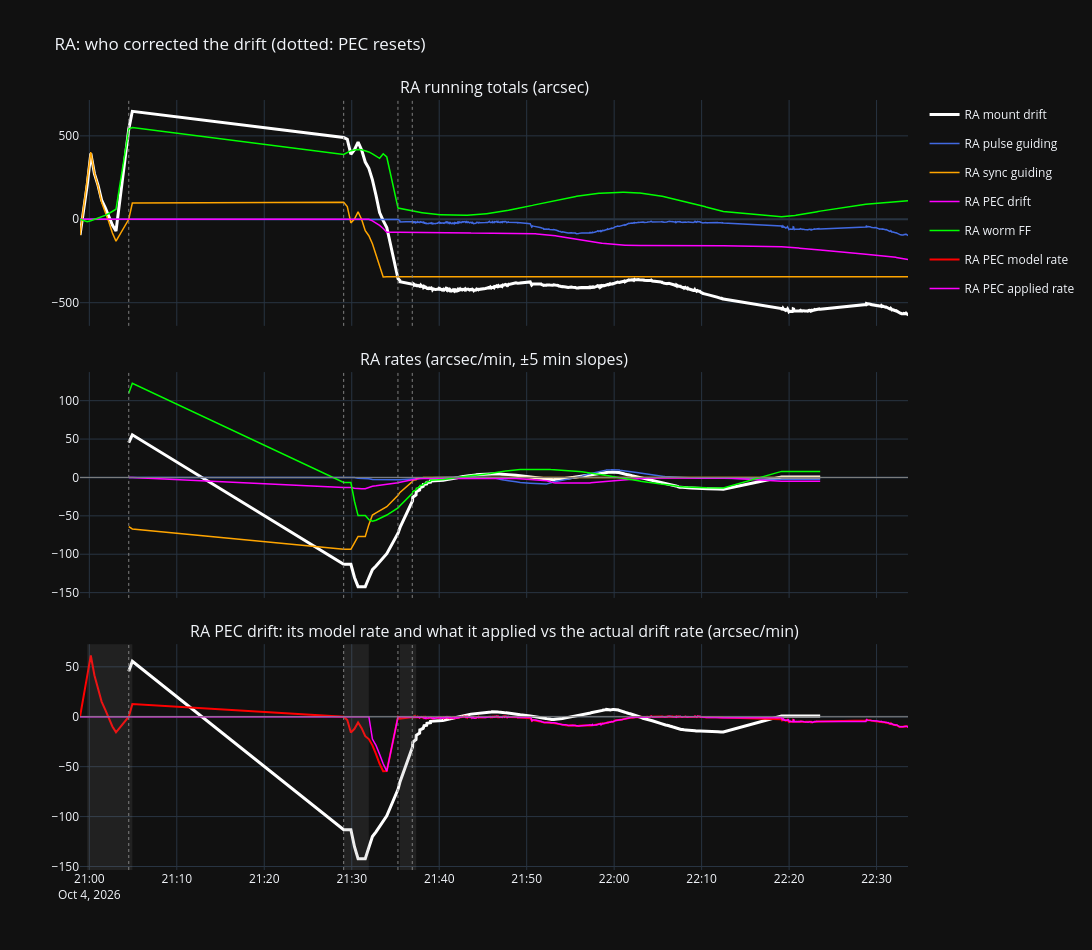
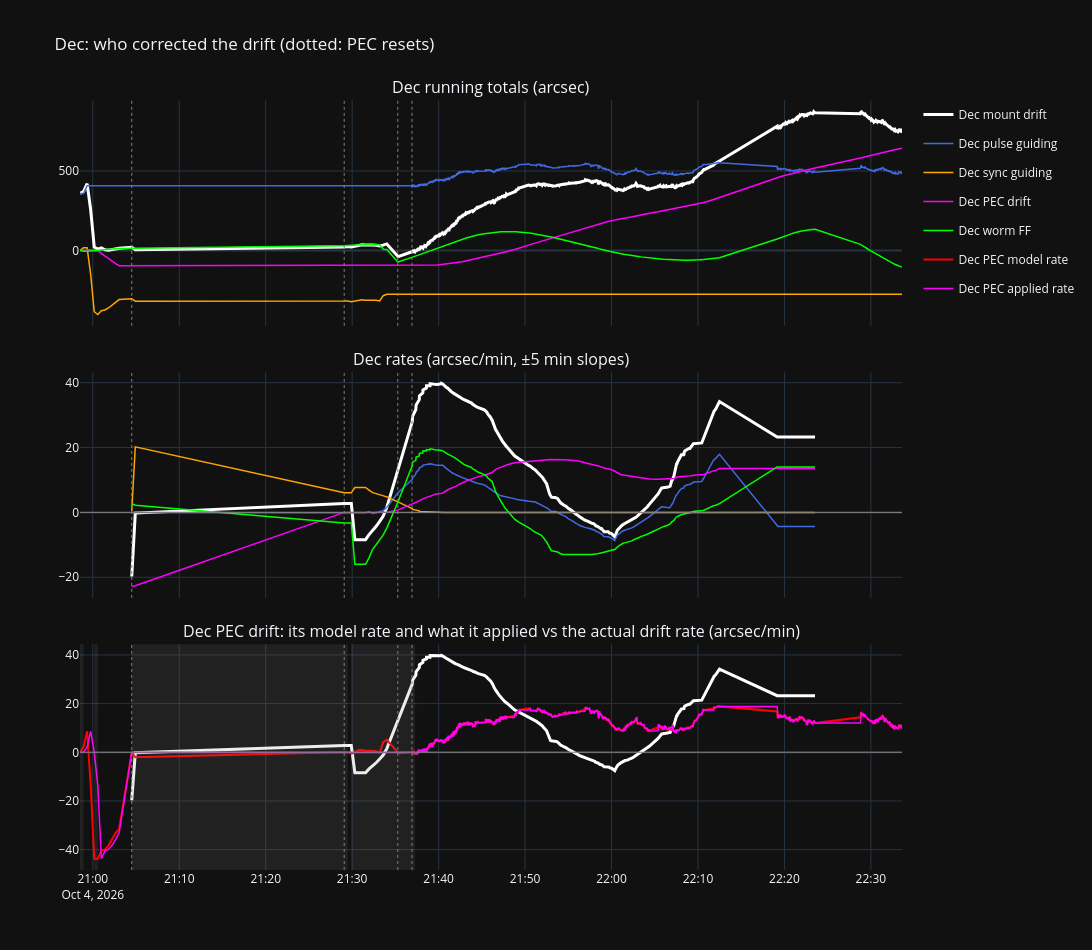

Notebook code cell kept with these figures, in order:
### Markdown cell above
## 3. Who corrected the drift?

Running totals per axis: **mount drift = pulse guiding + sync guiding + PEC drift applied + worm feed-forward**
(joined across PEC resets), then each as a rate (slope over ±5 min). PEC is doing its job when its rate follows the
drift rate and the guiders' rates stay near zero; when the guider's total runs opposite to PEC's, they are fighting.
Shaded in the bottom panel: PEC inhibited (not applying).

### Code cell
pvg = correction_breakdown(df, rate_half_window_s=300)
COL = {'mount drift': 'white', 'pulse guiding': 'royalblue', 'sync guiding': 'orange', 'PEC drift': 'magenta',
       'worm FF': 'lime'}
PARTS = [('mount_drift', 'mount drift'), ('pulse_guide', 'pulse guiding'), ('sync_guide', 'sync guiding'),
         ('pec_applied', 'PEC drift'), ('worm_ff', 'worm FF')]
summary = []
for ax, name in (('ra', 'RA'), ('dec', 'Dec')):
    x = pvg[ax]
    if x.empty:
        print(f"{name}: no guide corrections")
        continue
    tx = x['timestamp']
    fig = make_subplots(rows=3, cols=1, shared_xaxes=True, vertical_spacing=0.06,
        subplot_titles=[f'{name} running totals (arcsec)', f'{name} rates (arcsec/min, ±5 min slopes)',
                        f'{name} PEC drift: its model rate and what it applied vs the actual drift rate (arcsec/min)'])
    for col, label in PARTS:
        if col == 'worm_ff' and not np.any(x[col] != 0):
            continue
        w = 3 if col == 'mount_drift' else 1.5
        fig.add_trace(go.Scatter(x=tx, y=x[col], name=f'{name} {label}', legendgroup=label,
                                 line=dict(color=COL[label], width=w)), row=1, col=1)
        rate = 'drift_rate' if col == 'mount_drift' else f'{col}_rate'
        fig.add_trace(go.Scatter(x=tx, y=x[rate], name=f'{name} {label} rate', legendgroup=label, showlegend=False,
                                 line=dict(color=COL[label], width=w)), row=2, col=1)
    fig.add_trace(go.Scatter(x=tx, y=x['drift_rate'], showlegend=False, line=dict(color='white', width=3)), row=3, col=1)
    fig.add_trace(go.Scatter(x=tx, y=x['pec_model_rate'], name=f'{name} PEC model rate', line=dict(color='red')), row=3, col=1)
    fig.add_trace(go.Scatter(x=tx, y=np.where(x['pec_active'], x['pec_applied_logged_rate'], 0.0),
                             name=f'{name} PEC applied rate', line=dict(color='magenta', width=1.5)), row=3, col=1)
    inactive = ~x['pec_active'].values.astype(bool)
    edges = np.flatnonzero(np.diff(np.r_[0, inactive.astype(int), 0]))
    for a, b in zip(edges[::2], edges[1::2]):
        fig.add_vrect(x0=tx.iloc[a], x1=tx.iloc[min(b, len(tx) - 1)], fillcolor='gray', opacity=0.15, line_width=0, row=3, col=1)
    for r in (2, 3):
        fig.add_hline(y=0, line=dict(color='gray', width=1), row=r, col=1)
    for tr in pvg['resets']:
        fig.add_vline(x=tr, line=dict(color='gray', width=1, dash='dot'))
    fig.update_layout(height=950, width=1400, template=TEMPLATE, hovermode='x unified',
                      title=f'{name}: who corrected the drift (dotted: PEC resets)')
    fig.show()

    last = x.iloc[-1]
    guider, pec = last['pulse_guide'] + last['sync_guide'], last['pec_applied']
    m = ~np.isnan(x['drift_rate'].values)
    summary.append({'axis': name, 'mount drift "': last['mount_drift'], 'pulse guiding "': last['pulse_guide'],
                    'sync guiding "': last['sync_guide'], 'PEC drift "': pec, 'worm FF "': last['worm_ff'],
                    'PEC share %': pec / last['mount_drift'] * 100 if last['mount_drift'] else np.nan,
                    'PEC undone by guider %': -guider / pec * 100 if pec and np.sign(guider) != np.sign(pec) else 0,
                    'PEC active %': x['pec_active'].mean() * 100,
                    'model rate error rms "/min': rms((x['pec_model_rate'] - x['drift_rate'])[m]),
                    'drift rate rms "/min': rms(x['drift_rate'][m])})
summary = pd.DataFrame(summary)
display(summary.round(1))
for _, r in summary.iterrows():
    if r['PEC share %'] < 0:
        print(f"{r['axis']}: PEC pushed against the drift")
    if r['PEC undone by guider %'] > 50:
        print(f"{r['axis']}: the guider undid {r['PEC undone by guider %']:.0f}% of what PEC applied -- they are fighting")
    if r['model rate error rms "/min'] > r['drift rate rms "/min']:
        print(f"{r['axis']}: PEC's rate was further from the drift rate than zero would have been")

### Figure 1 — Plotly figure (JSON) as saved in the notebook; plotly's stock layout.template omitted (floating-point values rounded to 4 significant figures; data arrays with more than 128 entries replaced by an {"elided": "..."} marker saying what was removed)
{"data": [{"legendgroup": "mount drift", "line": {"color": "white", "width": 3}, "name": "RA mount drift", "type": "scatter", "x": {"elided": "1139 str values"}, "xaxis": "x", "y": {"elided": "1139 float values"}, "yaxis": "y"}, {"legendgroup": "mount drift", "line": {"color": "white", "width": 3}, "name": "RA mount drift rate", "showlegend": false, "type": "scatter", "x": {"elided": "1139 str values"}, "xaxis": "x2", "y": {"elided": "1139 float values"}, "yaxis": "y2"}, {"legendgroup": "pulse guiding", "line": {"color": "royalblue", "width": 1.5}, "name": "RA pulse guiding", "type": "scatter", "x": {"elided": "1139 str values"}, "xaxis": "x", "y": {"elided": "1139 float values"}, "yaxis": "y"}, {"legendgroup": "pulse guiding", "line": {"color": "royalblue", "width": 1.5}, "name": "RA pulse guiding rate", "showlegend": false, "type": "scatter", "x": {"elided": "1139 str values"}, "xaxis": "x2", "y": {"elided": "1139 float values"}, "yaxis": "y2"}, {"legendgroup": "sync guiding", "line": {"color": "orange", "width": 1.5}, "name": "RA sync guiding", "type": "scatter", "x": {"elided": "1139 str values"}, "xaxis": "x", "y": {"elided": "1139 float values"}, "yaxis": "y"}, {"legendgroup": "sync guiding", "line": {"color": "orange", "width": 1.5}, "name": "RA sync guiding rate", "showlegend": false, "type": "scatter", "x": {"elided": "1139 str values"}, "xaxis": "x2", "y": {"elided": "1139 float values"}, "yaxis": "y2"}, {"legendgroup": "PEC drift", "line": {"color": "magenta", "width": 1.5}, "name": "RA PEC drift", "type": "scatter", "x": {"elided": "1139 str values"}, "xaxis": "x", "y": {"elided": "1139 float values"}, "yaxis": "y"}, {"legendgroup": "PEC drift", "line": {"color": "magenta", "width": 1.5}, "name": "RA PEC drift rate", "showlegend": false, "type": "scatter", "x": {"elided": "1139 str values"}, "xaxis": "x2", "y": {"elided": "1139 float values"}, "yaxis": "y2"}, {"legendgroup": "worm FF", "line": {"color": "lime", "width": 1.5}, "name": "RA worm FF", "type": "scatter", "x": {"elided": "1139 str values"}, "xaxis": "x", "y": {"elided": "1139 float values"}, "yaxis": "y"}, {"legendgroup": "worm FF", "line": {"color": "lime", "width": 1.5}, "name": "RA worm FF rate", "showlegend": false, "type": "scatter", "x": {"elided": "1139 str values"}, "xaxis": "x2", "y": {"elided": "1139 float values"}, "yaxis": "y2"}, {"line": {"color": "white", "width": 3}, "showlegend": false, "type": "scatter", "x": {"elided": "1139 str values"}, "xaxis": "x3", "y": {"elided": "1139 float values"}, "yaxis": "y3"}, {"line": {"color": "red"}, "name": "RA PEC model rate", "type": "scatter", "x": {"elided": "1139 str values"}, "xaxis": "x3", "y": {"elided": "1139 float values"}, "yaxis": "y3"}, {"line": {"color": "magenta", "width": 1.5}, "name": "RA PEC applied rate", "type": "scatter", "x": {"elided": "1139 str values"}, "xaxis": "x3", "y": {"elided": "1139 float values"}, "yaxis": "y3"}], "layout": {"annotations": [{"font": {"size": 16}, "showarrow": false, "text": "RA running totals (arcsec)", "x": 0.5, "xanchor": "center", "xref": "paper", "y": 1, "yanchor": "bottom", "yref": "paper"}, {"font": {"size": 16}, "showarrow": false, "text": "RA rates (arcsec/min, ±5 min slopes)", "x": 0.5, "xanchor": "center", "xref": "paper", "y": 0.6467, "yanchor": "bottom", "yref": "paper"}, {"font": {"size": 16}, "showarrow": false, "text": "RA PEC drift: its model rate and what it applied vs the actual drift rate (arcsec/min)", "x": 0.5, "xanchor": "center", "xref": "paper", "y": 0.2933, "yanchor": "bottom", "yref": "paper"}], "height": 950, "hovermode": "x unified", "shapes": [{"fillcolor": "gray", "line": {"width": 0}, "opacity": 0.15, "type": "rect", "x0": "2026-10-04T20:59:45.400000", "x1": "2026-10-04T21:04:55.065000", "xref": "x3", "y0": 0, "y1": 1, "yref": "y3 domain"}, {"fillcolor": "gray", "line": {"width": 0}, "opacity": 0.15, "type": "rect", "x0": "2026-10-04T21:29:04.737000", "x1": "2026-10-04T21:31:57.317000", "xref": "x3", "y0": 0, "y1": 1, "yref": "y3 domain"}, {"fillcolor": "gray", "line": {"width": 0}, "opacity": 0.15, "type": "rect", "x0": "2026-10-04T21:35:29.743000", "x1": "2026-10-04T21:37:22.481000", "xref": "x3", "y0": 0, "y1": 1, "yref": "y3 domain"}, {"line": {"color": "gray", "width": 1}, "type": "line", "x0": 0, "x1": 1, "xref": "x2 domain", "y0": 0, "y1": 0, "yref": "y2"}, {"line": {"color": "gray", "width": 1}, "type": "line", "x0": 0, "x1": 1, "xref": "x3 domain", "y0": 0, "y1": 0, "yref": "y3"}, {"line": {"color": "gray", "dash": "dot", "width": 1}, "type": "line", "x0": "2026-10-04T21:04:30.475000", "x1": "2026-10-04T21:04:30.475000", "xref": "x", "y0": 0, "y1": 1, "yref": "y domain"}, {"line": {"color": "gray", "dash": "dot", "width": 1}, "type": "line", "x0": "2026-10-04T21:04:30.475000", "x1": "2026-10-04T21:04:30.475000", "xref": "x2", "y0": 0, "y1": 1, "yref": "y2 domain"}, {"line": {"color": "gray", "dash": "dot", "width": 1}, "type": "line", "x0": "2026-10-04T21:04:30.475000", "x1": "2026-10-04T21:04:30.475000", "xref": "x3", "y0": 0, "y1": 1, "yref": "y3 domain"}, {"line": {"color": "gray", "dash": "dot", "width": 1}, "type": "line", "x0": "2026-10-04T21:29:04.737000", "x1": "2026-10-04T21:29:04.737000", "xref": "x", "y0": 0, "y1": 1, "yref": "y domain"}, {"line": {"color": "gray", "dash": "dot", "width": 1}, "type": "line", "x0": "2026-10-04T21:29:04.737000", "x1": "2026-10-04T21:29:04.737000", "xref": "x2", "y0": 0, "y1": 1, "yref": "y2 domain"}, {"line": {"color": "gray", "dash": "dot", "width": 1}, "type": "line", "x0": "2026-10-04T21:29:04.737000", "x1": "2026-10-04T21:29:04.737000", "xref": "x3", "y0": 0, "y1": 1, "yref": "y3 domain"}, {"line": {"color": "gray", "dash": "dot", "width": 1}, "type": "line", "x0": "2026-10-04T21:35:16.948000", "x1": "2026-10-04T21:35:16.948000", "xref": "x", "y0": 0, "y1": 1, "yref": "y domain"}, {"line": {"color": "gray", "dash": "dot", "width": 1}, "type": "line", "x0": "2026-10-04T21:35:16.948000", "x1": "2026-10-04T21:35:16.948000", "xref": "x2", "y0": 0, "y1": 1, "yref": "y2 domain"}, {"line": {"color": "gray", "dash": "dot", "width": 1}, "type": "line", "x0": "2026-10-04T21:35:16.948000", "x1": "2026-10-04T21:35:16.948000", "xref": "x3", "y0": 0, "y1": 1, "yref": "y3 domain"}, {"line": {"color": "gray", "dash": "dot", "width": 1}, "type": "line", "x0": "2026-10-04T21:36:55.230000", "x1": "2026-10-04T21:36:55.230000", "xref": "x", "y0": 0, "y1": 1, "yref": "y domain"}, {"line": {"color": "gray", "dash": "dot", "width": 1}, "type": "line", "x0": "2026-10-04T21:36:55.230000", "x1": "2026-10-04T21:36:55.230000", "xref": "x2", "y0": 0, "y1": 1, "yref": "y2 domain"}, {"line": {"color": "gray", "dash": "dot", "width": 1}, "type": "line", "x0": "2026-10-04T21:36:55.230000", "x1": "2026-10-04T21:36:55.230000", "xref": "x3", "y0": 0, "y1": 1, "yref": "y3 domain"}], "title": {"text": "RA: who corrected the drift (dotted: PEC resets)"}, "width": 1400, "xaxis": {"anchor": "y", "domain": [0, 1], "matches": "x3", "showticklabels": false}, "xaxis2": {"anchor": "y2", "domain": [0, 1], "matches": "x3", "showticklabels": false}, "xaxis3": {"anchor": "y3", "domain": [0, 1]}, "yaxis": {"anchor": "x", "domain": [0.7067, 1]}, "yaxis2": {"anchor": "x2", "domain": [0.3533, 0.6467]}, "yaxis3": {"anchor": "x3", "domain": [0, 0.2933]}}}

### Figure 2 — Plotly figure (JSON) as saved in the notebook; plotly's stock layout.template omitted (floating-point values rounded to 4 significant figures; data arrays with more than 128 entries replaced by an {"elided": "..."} marker saying what was removed)
{"data": [{"legendgroup": "mount drift", "line": {"color": "white", "width": 3}, "name": "Dec mount drift", "type": "scatter", "x": {"elided": "1625 str values"}, "xaxis": "x", "y": {"elided": "1625 float values"}, "yaxis": "y"}, {"legendgroup": "mount drift", "line": {"color": "white", "width": 3}, "name": "Dec mount drift rate", "showlegend": false, "type": "scatter", "x": {"elided": "1625 str values"}, "xaxis": "x2", "y": {"elided": "1625 float values"}, "yaxis": "y2"}, {"legendgroup": "pulse guiding", "line": {"color": "royalblue", "width": 1.5}, "name": "Dec pulse guiding", "type": "scatter", "x": {"elided": "1625 str values"}, "xaxis": "x", "y": {"elided": "1625 float values"}, "yaxis": "y"}, {"legendgroup": "pulse guiding", "line": {"color": "royalblue", "width": 1.5}, "name": "Dec pulse guiding rate", "showlegend": false, "type": "scatter", "x": {"elided": "1625 str values"}, "xaxis": "x2", "y": {"elided": "1625 float values"}, "yaxis": "y2"}, {"legendgroup": "sync guiding", "line": {"color": "orange", "width": 1.5}, "name": "Dec sync guiding", "type": "scatter", "x": {"elided": "1625 str values"}, "xaxis": "x", "y": {"elided": "1625 float values"}, "yaxis": "y"}, {"legendgroup": "sync guiding", "line": {"color": "orange", "width": 1.5}, "name": "Dec sync guiding rate", "showlegend": false, "type": "scatter", "x": {"elided": "1625 str values"}, "xaxis": "x2", "y": {"elided": "1625 float values"}, "yaxis": "y2"}, {"legendgroup": "PEC drift", "line": {"color": "magenta", "width": 1.5}, "name": "Dec PEC drift", "type": "scatter", "x": {"elided": "1625 str values"}, "xaxis": "x", "y": {"elided": "1625 float values"}, "yaxis": "y"}, {"legendgroup": "PEC drift", "line": {"color": "magenta", "width": 1.5}, "name": "Dec PEC drift rate", "showlegend": false, "type": "scatter", "x": {"elided": "1625 str values"}, "xaxis": "x2", "y": {"elided": "1625 float values"}, "yaxis": "y2"}, {"legendgroup": "worm FF", "line": {"color": "lime", "width": 1.5}, "name": "Dec worm FF", "type": "scatter", "x": {"elided": "1625 str values"}, "xaxis": "x", "y": {"elided": "1625 float values"}, "yaxis": "y"}, {"legendgroup": "worm FF", "line": {"color": "lime", "width": 1.5}, "name": "Dec worm FF rate", "showlegend": false, "type": "scatter", "x": {"elided": "1625 str values"}, "xaxis": "x2", "y": {"elided": "1625 float values"}, "yaxis": "y2"}, {"line": {"color": "white", "width": 3}, "showlegend": false, "type": "scatter", "x": {"elided": "1625 str values"}, "xaxis": "x3", "y": {"elided": "1625 float values"}, "yaxis": "y3"}, {"line": {"color": "red"}, "name": "Dec PEC model rate", "type": "scatter", "x": {"elided": "1625 str values"}, "xaxis": "x3", "y": {"elided": "1625 float values"}, "yaxis": "y3"}, {"line": {"color": "magenta", "width": 1.5}, "name": "Dec PEC applied rate", "type": "scatter", "x": {"elided": "1625 str values"}, "xaxis": "x3", "y": {"elided": "1625 float values"}, "yaxis": "y3"}], "layout": {"annotations": [{"font": {"size": 16}, "showarrow": false, "text": "Dec running totals (arcsec)", "x": 0.5, "xanchor": "center", "xref": "paper", "y": 1, "yanchor": "bottom", "yref": "paper"}, {"font": {"size": 16}, "showarrow": false, "text": "Dec rates (arcsec/min, ±5 min slopes)", "x": 0.5, "xanchor": "center", "xref": "paper", "y": 0.6467, "yanchor": "bottom", "yref": "paper"}, {"font": {"size": 16}, "showarrow": false, "text": "Dec PEC drift: its model rate and what it applied vs the actual drift rate (arcsec/min)", "x": 0.5, "xanchor": "center", "xref": "paper", "y": 0.2933, "yanchor": "bottom", "yref": "paper"}], "height": 950, "hovermode": "x unified", "shapes": [{"fillcolor": "gray", "line": {"width": 0}, "opacity": 0.15, "type": "rect", "x0": "2026-10-04T20:58:31.297000", "x1": "2026-10-04T20:58:56.023000", "xref": "x3", "y0": 0, "y1": 1, "yref": "y3 domain"}, {"fillcolor": "gray", "line": {"width": 0}, "opacity": 0.15, "type": "rect", "x0": "2026-10-04T21:00:10.157000", "x1": "2026-10-04T21:00:34.835000", "xref": "x3", "y0": 0, "y1": 1, "yref": "y3 domain"}, {"fillcolor": "gray", "line": {"width": 0}, "opacity": 0.15, "type": "rect", "x0": "2026-10-04T21:04:30.475000", "x1": "2026-10-04T21:29:29.491000", "xref": "x3", "y0": 0, "y1": 1, "yref": "y3 domain"}, {"fillcolor": "gray", "line": {"width": 0}, "opacity": 0.15, "type": "rect", "x0": "2026-10-04T21:29:54.116000", "x1": "2026-10-04T21:35:17.654000", "xref": "x3", "y0": 0, "y1": 1, "yref": "y3 domain"}, {"fillcolor": "gray", "line": {"width": 0}, "opacity": 0.15, "type": "rect", "x0": "2026-10-04T21:35:18.320000", "x1": "2026-10-04T21:37:15.588000", "xref": "x3", "y0": 0, "y1": 1, "yref": "y3 domain"}, {"fillcolor": "gray", "line": {"width": 0}, "opacity": 0.15, "type": "rect", "x0": "2026-10-04T21:37:39.574000", "x1": "2026-10-04T21:37:41.559000", "xref": "x3", "y0": 0, "y1": 1, "yref": "y3 domain"}, {"line": {"color": "gray", "width": 1}, "type": "line", "x0": 0, "x1": 1, "xref": "x2 domain", "y0": 0, "y1": 0, "yref": "y2"}, {"line": {"color": "gray", "width": 1}, "type": "line", "x0": 0, "x1": 1, "xref": "x3 domain", "y0": 0, "y1": 0, "yref": "y3"}, {"line": {"color": "gray", "dash": "dot", "width": 1}, "type": "line", "x0": "2026-10-04T21:04:30.475000", "x1": "2026-10-04T21:04:30.475000", "xref": "x", "y0": 0, "y1": 1, "yref": "y domain"}, {"line": {"color": "gray", "dash": "dot", "width": 1}, "type": "line", "x0": "2026-10-04T21:04:30.475000", "x1": "2026-10-04T21:04:30.475000", "xref": "x2", "y0": 0, "y1": 1, "yref": "y2 domain"}, {"line": {"color": "gray", "dash": "dot", "width": 1}, "type": "line", "x0": "2026-10-04T21:04:30.475000", "x1": "2026-10-04T21:04:30.475000", "xref": "x3", "y0": 0, "y1": 1, "yref": "y3 domain"}, {"line": {"color": "gray", "dash": "dot", "width": 1}, "type": "line", "x0": "2026-10-04T21:29:04.737000", "x1": "2026-10-04T21:29:04.737000", "xref": "x", "y0": 0, "y1": 1, "yref": "y domain"}, {"line": {"color": "gray", "dash": "dot", "width": 1}, "type": "line", "x0": "2026-10-04T21:29:04.737000", "x1": "2026-10-04T21:29:04.737000", "xref": "x2", "y0": 0, "y1": 1, "yref": "y2 domain"}, {"line": {"color": "gray", "dash": "dot", "width": 1}, "type": "line", "x0": "2026-10-04T21:29:04.737000", "x1": "2026-10-04T21:29:04.737000", "xref": "x3", "y0": 0, "y1": 1, "yref": "y3 domain"}, {"line": {"color": "gray", "dash": "dot", "width": 1}, "type": "line", "x0": "2026-10-04T21:35:16.948000", "x1": "2026-10-04T21:35:16.948000", "xref": "x", "y0": 0, "y1": 1, "yref": "y domain"}, {"line": {"color": "gray", "dash": "dot", "width": 1}, "type": "line", "x0": "2026-10-04T21:35:16.948000", "x1": "2026-10-04T21:35:16.948000", "xref": "x2", "y0": 0, "y1": 1, "yref": "y2 domain"}, {"line": {"color": "gray", "dash": "dot", "width": 1}, "type": "line", "x0": "2026-10-04T21:35:16.948000", "x1": "2026-10-04T21:35:16.948000", "xref": "x3", "y0": 0, "y1": 1, "yref": "y3 domain"}, {"line": {"color": "gray", "dash": "dot", "width": 1}, "type": "line", "x0": "2026-10-04T21:36:55.230000", "x1": "2026-10-04T21:36:55.230000", "xref": "x", "y0": 0, "y1": 1, "yref": "y domain"}, {"line": {"color": "gray", "dash": "dot", "width": 1}, "type": "line", "x0": "2026-10-04T21:36:55.230000", "x1": "2026-10-04T21:36:55.230000", "xref": "x2", "y0": 0, "y1": 1, "yref": "y2 domain"}, {"line": {"color": "gray", "dash": "dot", "width": 1}, "type": "line", "x0": "2026-10-04T21:36:55.230000", "x1": "2026-10-04T21:36:55.230000", "xref": "x3", "y0": 0, "y1": 1, "yref": "y3 domain"}], "title": {"text": "Dec: who corrected the drift (dotted: PEC resets)"}, "width": 1400, "xaxis": {"anchor": "y", "domain": [0, 1], "matches": "x3", "showticklabels": false}, "xaxis2": {"anchor": "y2", "domain": [0, 1], "matches": "x3", "showticklabels": false}, "xaxis3": {"anchor": "y3", "domain": [0, 1]}, "yaxis": {"anchor": "x", "domain": [0.7067, 1]}, "yaxis2": {"anchor": "x2", "domain": [0.3533, 0.6467]}, "yaxis3": {"anchor": "x3", "domain": [0, 0.2933]}}}
